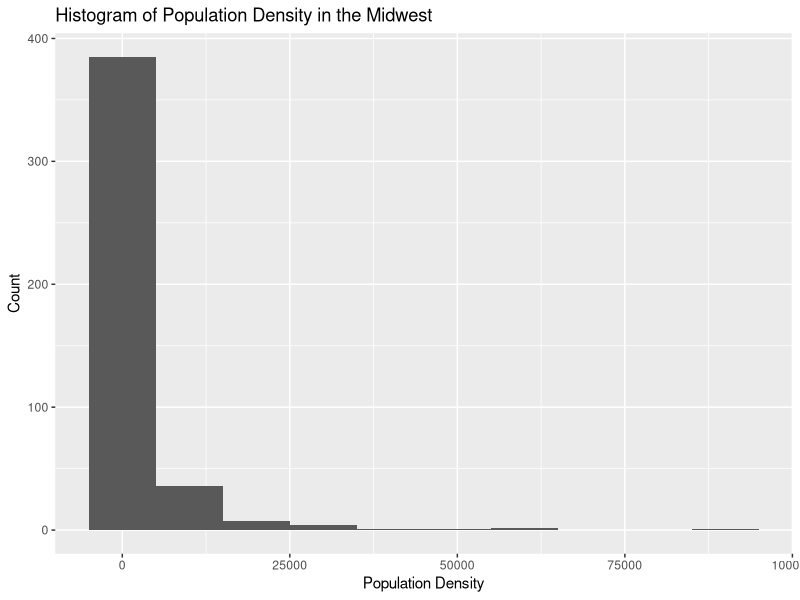
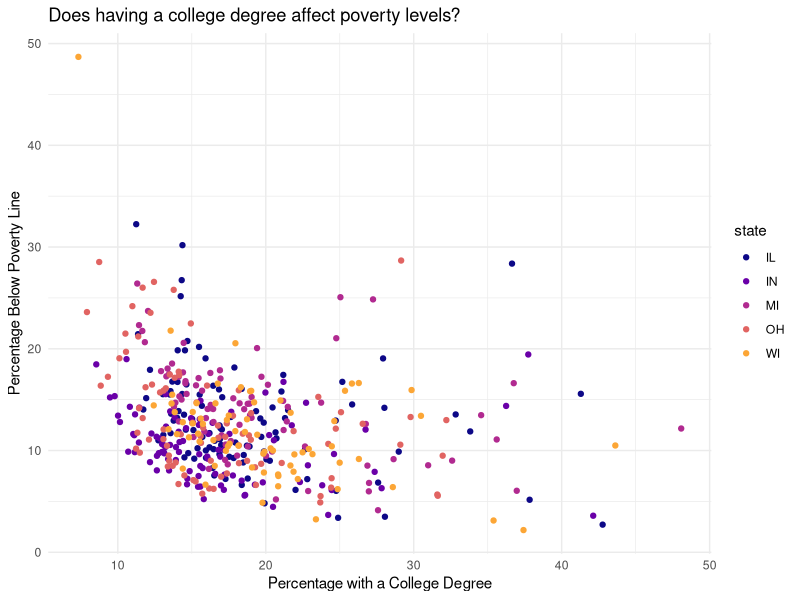
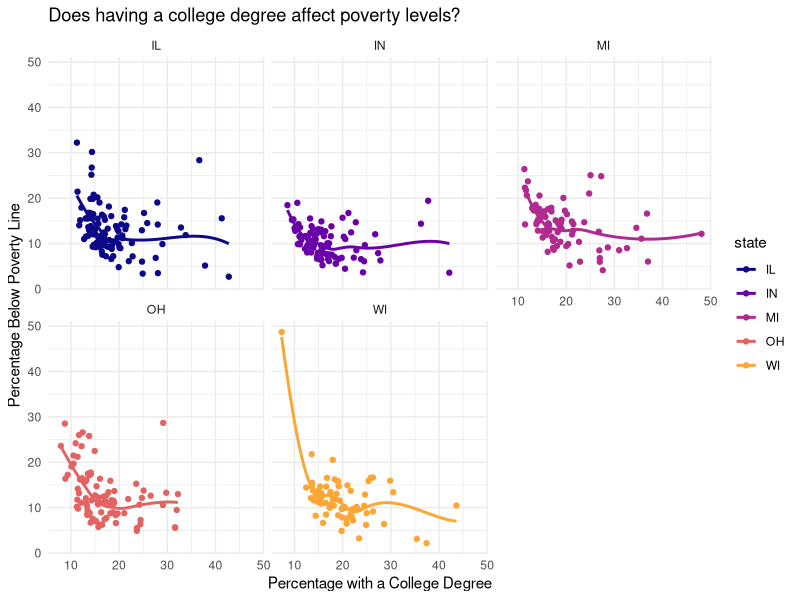
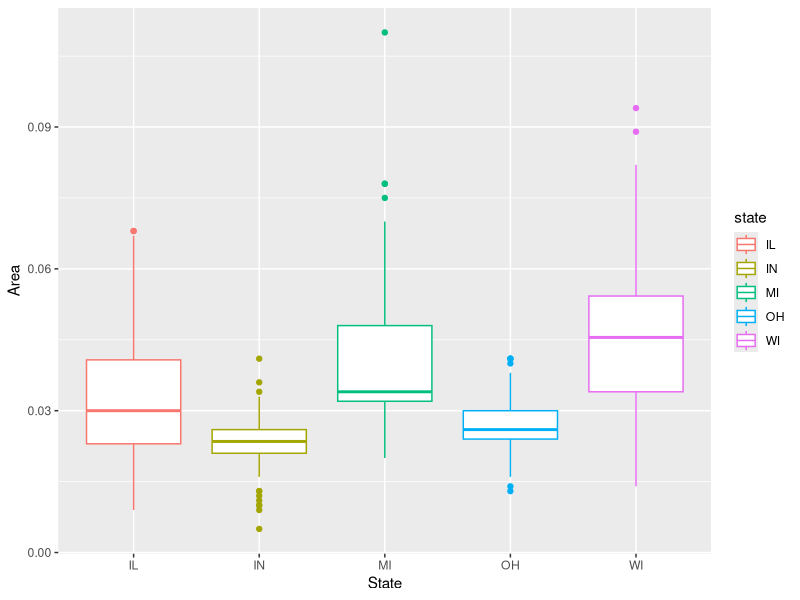
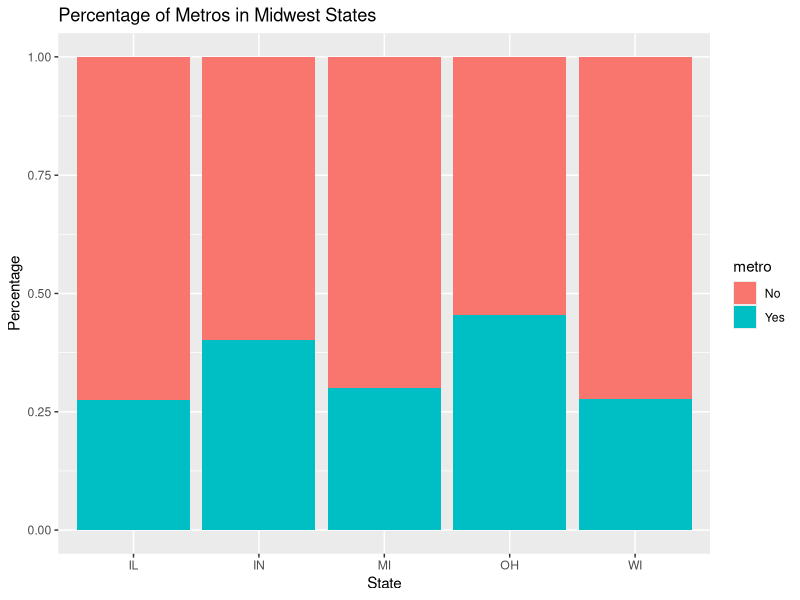
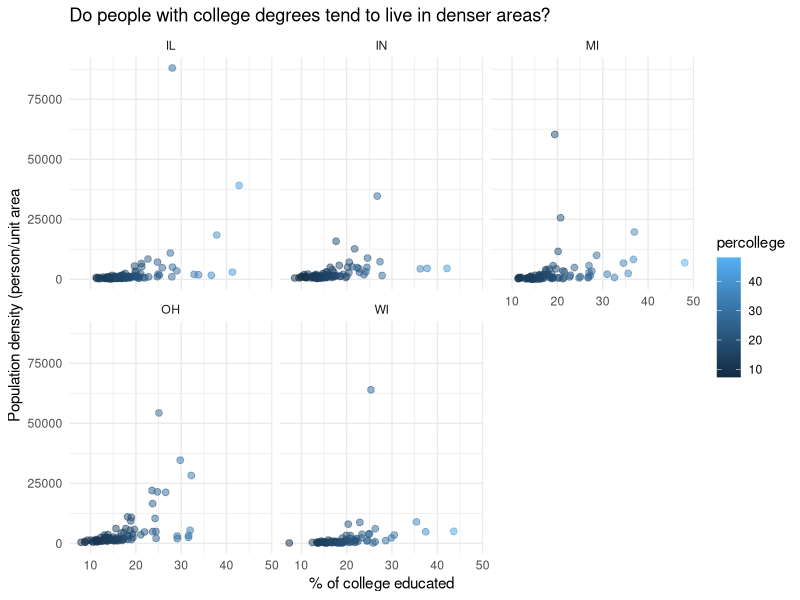

Recreate these plots in R, in order.
## ---- chunk 1
#| label: load-packages
#| message: false

library(tidyverse)
library(viridis)
## ---- chunk 2
glimpse(midwest)
view(midwest)
## ---- chunk 3
#this creates a histogram for population density 
ggplot(data = midwest, aes(x = popdensity)) +
  geom_histogram(binwidth = 10000) +
 labs(title = "Histogram of Population Density in the Midwest", x= "Population Density", y = "Count") 
## ---- chunk 4
ggplot(data = midwest, aes(x = percollege, y = percbelowpoverty, color = state))+
  geom_point()+
  labs(title = "Does having a college degree affect poverty levels?", y = "Percentage Below Poverty Line", x = "Percentage with a College Degree") +
  scale_color_viridis_d(option = "C", end = 0.8) +
  theme_minimal() 
## ---- chunk 5
ggplot(data = midwest, aes(x = percollege, y = percbelowpoverty, color = state))+
  geom_point()+
  labs(title = "Does having a college degree affect poverty levels?", y = "Percentage Below Poverty Line", x = "Percentage with a College Degree") +
  facet_wrap(~state)+
  scale_color_viridis_d(option = "C", end = 0.8) +
  theme_minimal() +
  geom_smooth(se = FALSE)

## ---- chunk 6
ggplot(midwest, 
       aes(x = state, y = area, color = state)) +
  geom_boxplot() +
  labs("Size of Counties by States in the Midwest", x = "State", y = "Area")
  
## ---- chunk 7
midwest <- midwest |>
  mutate(metro = if_else(inmetro == 1, "Yes", "No"))
## ---- chunk 8
ggplot(midwest, aes(x=state, fill = metro))+
  geom_bar(position="fill")+
  labs(title = "Percentage of Metros in Midwest States", y = "Percentage", x = "State")
## ---- chunk 9
ggplot(data = midwest,
       aes(x= percollege , y=popdensity, color = percollege)) +
  geom_point(show.legend = TRUE, size = 2, alpha = 0.5) +
  labs(title = "Do people with college degrees tend to live in denser areas?", x = "% of college educated", y = "Population density (person/unit area", fill = "% below \n poverty line")+
    facet_wrap(~state) +
  theme_minimal()
  
